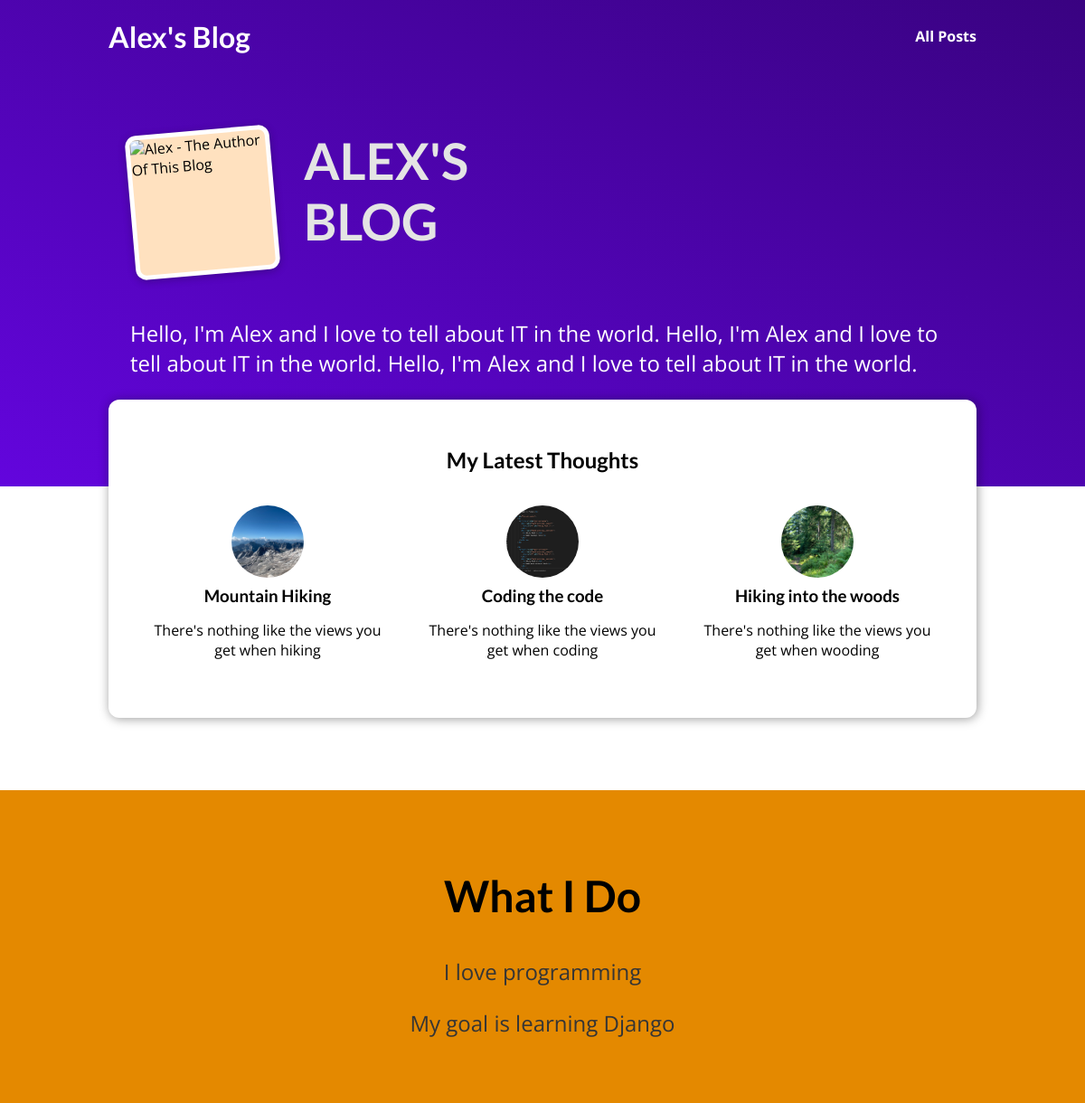
The page / on the database its author committed.
### blog/models.py (models this page shows, shortened)
class Post(models.Model):
    post_title = models.CharField(max_length=150)
    post_excerpt = models.CharField(max_length=200)
    post_content = models.TextField(validators=[MinLengthValidator(10)])
    post_slug = models.SlugField(unique=True, db_index=True)
    post_date = models.DateField(auto_now=True)
    post_imagename = models.CharField(max_length=100)
    post_author = models.ForeignKey(Author, null=True, on_delete=models.SET_NULL, related_name="posts")
    post_tag = models.ManyToManyField(Tag)
    class Meta:
        verbose_name_plural = "Post"

### blog/views.py (the view)
# urls.py: path("", views.starting_page, name="starting-page"),
def starting_page(request):
    slice_posts = Post.objects.all().order_by("-post_date")[:3]
    return render(request, "blog/index.html", {
        "posts": slice_posts
    })

### blog/templates/blog/index.html (shortened to what this page needs)
{% extends 'base.html' %}
{% load static %}
{% block css_files %}
    <link rel="stylesheet" href="{% static "blog/post.css" %}"/>
    <link rel="stylesheet" href="{% static "blog/index.css" %}"/>
{% endblock css_files %}
{% block content %}
    <section id="welcome">
        <header>
            <img src="{% static "blog/images/max.png" %}" alt="Alex - The Author Of This Blog" />
            <h2>ALEX'S BLOG</h2>
        </header>
        <p>
            Hello, I'm Alex and I love to tell about IT in the world.
            Hello, I'm Alex and I love to tell about IT in the world.
            Hello, I'm Alex and I love to tell about IT in the world.
        </p>
    </section>
    <section id="latest-posts">
        <h2>My Latest Thoughts</h2>
        <ul>
            {% for post in posts %}
                {% include "blog/includes/post.html"%}
            {% endfor %}
        </ul>
    </section>
    <section id="about">
        <h2>What I Do</h2>
        <p>I love programming</p>
        <p>My goal is learning Django</p>
    </section>
{% endblock content %}

### blog/templates/blog/includes/post.html
{% load static %}
<li>
    <article class="post">
        <a href="{% url 'post-detail-page' post.post_slug %}">
            <img src="{% static "blog/images/"|add:post.post_imagename %}" alt="{{ post.post_title }}" />
            <div class="post__content">
                <h3>{{ post.post_title }}</h3>
                    <p>
                        {{ post.post_excerpt }}
                    </p>
            </div>
        </a>
    </article>
</li>

### static/app.css (style rules this page uses)
* { box-sizing: border-box; }
html { font-family: 'Open Sans', 'Lato', sans-serif; }
body { margin: 0; }
h1, h2, h3 { font-family: 'Lato', sans-serif; font-weight: bold; }

### blog/static/blog/post.css (style rules this page uses)
.post { display: flex; flex-direction: column; align-items: center; text-align: center; }
.post a { text-decoration: none; color: black; transition: all 0.2s ease; padding: 1rem; }
.post img { width: 5rem; height: 5rem; object-fit: cover; border-radius: 50%; }
.post h3 { margin: 0.25rem 0; }

### blog/static/blog/index.css (style rules this page uses)
#welcome { background: linear-gradient(to right top, #6305dd, #390281); padding: 6rem 12%; }
#welcome header { display: flex; align-items: flex-start; margin: 3rem auto; }
#welcome img { width: 10rem; height: 10rem; object-fit: cover; object-position: top; border: 5px solid white; border-radius: 12px; background-color: #ffe1bf; transform: rotateZ(-5deg); box-shadow: 0 2px 8px rgba(0, 0, 0, 0.25); }
#welcome h2 { font-size: 3.5rem; margin: 0 0 0 2rem; color: #e4e4e4; width: 10rem; }
#welcome p { color: white; font-size: 1.5rem; }
#latest-posts { background-color: white; padding: 2rem; border-radius: 12px; width: 60rem; margin: -6rem auto 2rem auto; box-shadow: 1px 1px 12px rgba(0, 0, 0, 0.4); }
#latest-posts h2 { text-align: center; }
#latest-posts ul { list-style: none; margin: 0; padding: 0; display: flex; gap: 1rem; }
#latest-posts li { flex: 1; }
#about { text-align: center; padding: 3rem; background-color: #e48900; margin-top: 5rem; }
#about h2 { font-size: 3rem; }
#about p { font-size: 1.5rem; color: #353535; }

### rows shown on the page
Post: post_imagename (picture), post_title "Mountain Hiking", post_excerpt "There's nothing like the views you get when hiking"
Post: post_imagename (picture), post_title "Coding the code", post_excerpt "There's nothing like the views you get when coding"
Post: post_imagename (picture), post_title "Hiking into the woods", post_excerpt "There's nothing like the views you get when wooding"
